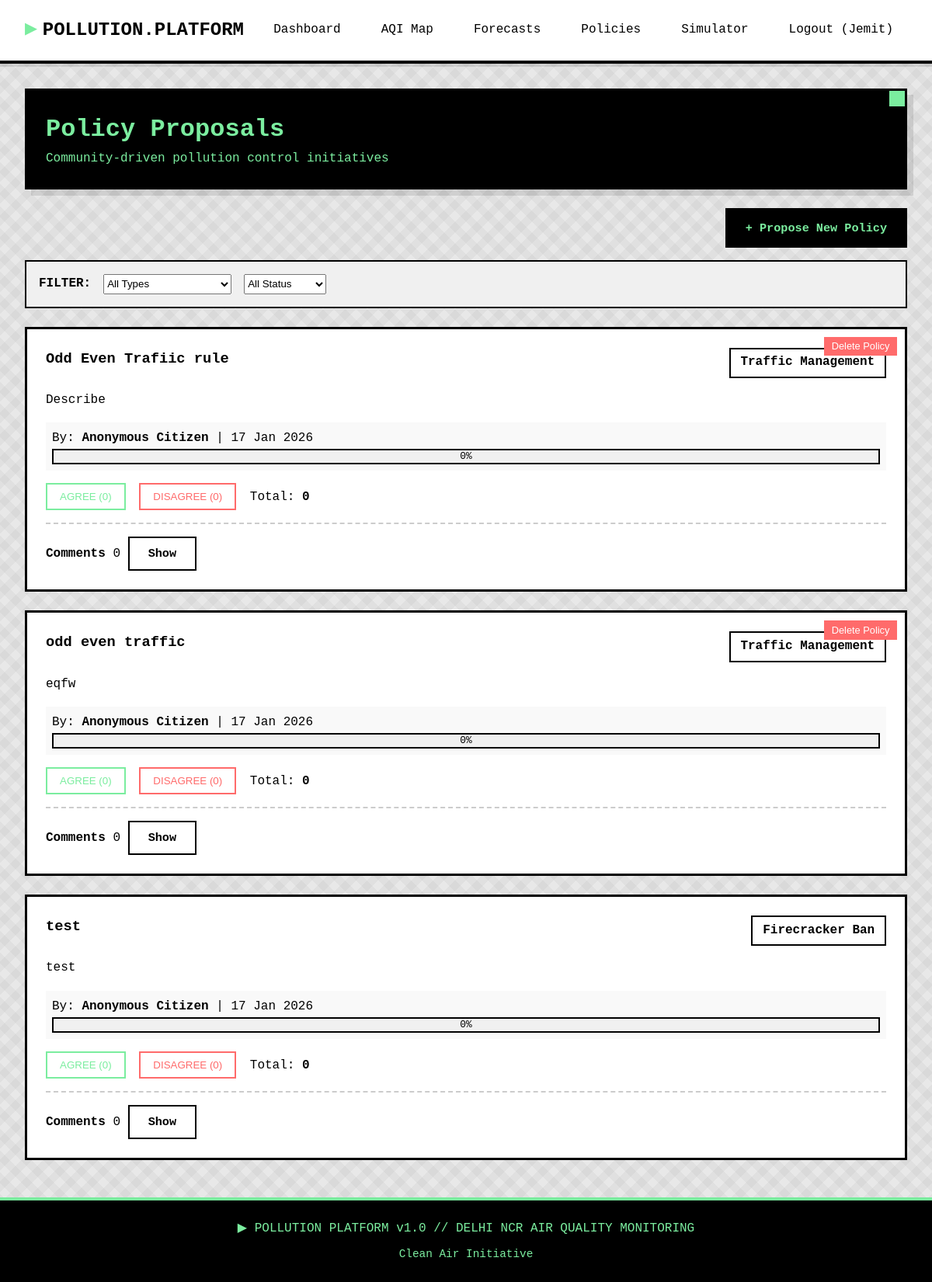
Screenshot of /policies/ (signed in) with the database file from the repository.
### main/models.py (models this page shows, shortened)
class Policy(models.Model):
    POLICY_TYPES = [
        ('TRAFFIC', 'Traffic Management'),
        ('INDUSTRY', 'Industrial Control'),
        ('CONSTRUCTION', 'Construction Regulation'),
        ('FIRECRACKER', 'Firecracker Ban'),
        ('CROP_BURNING', 'Crop Burning Control'),
        ('OTHER', 'Other'),
    ]
    STATUS_CHOICES = [
        ('PROPOSED', 'Proposed'),
        ('UNDER_REVIEW', 'Under Review'),
        ('IMPLEMENTED', 'Implemented'),
        ('REJECTED', 'Rejected'),
    ]
    title = models.CharField(max_length=200)
    description = models.TextField()
    policy_type = models.CharField(max_length=20, choices=POLICY_TYPES)
    proposed_by = models.ForeignKey(User, on_delete=models.CASCADE, related_name='proposed_policies')
    status = models.CharField(max_length=20, choices=STATUS_CHOICES, default='PROPOSED')
    agree_count = models.IntegerField(default=0)
    disagree_count = models.IntegerField(default=0)
    created_at = models.DateTimeField(auto_now_add=True)
    updated_at = models.DateTimeField(auto_now=True)
    class Meta:
        ordering = ['-created_at']
    @property
    def total_votes(self):
        return self.agree_count + self.disagree_count
    @property
    def agreement_percentage(self):
        if self.total_votes == 0:
            return 0
        return round((self.agree_count / self.total_votes) * 100, 1)

### main/views.py (the view)
# urls.py: path('policies/', views.policies, name='policies'),
@login_required
def policies(request):
    policy_type = request.GET.get('type', '')
    status = request.GET.get('status', '')
    policies_list = Policy.objects.prefetch_related('comments', 'comments__user').all()
    if policy_type:
        policies_list = policies_list.filter(policy_type=policy_type)
    if status:
        policies_list = policies_list.filter(status=status)
    user_votes = {}
    if request.user.is_authenticated:
        votes = PolicyVote.objects.filter(user=request.user)
        user_votes = {vote.policy_id: vote.vote for vote in votes}
    context = {
        'policies': policies_list,
        'user_votes': user_votes,
        'policy_types': Policy.POLICY_TYPES,
        'selected_type': policy_type,
        'selected_status': status,
    }
    return render(request, 'policies.html', context)

### main/templatetags/custom_filters.py (called while the page is built)
@register.filter
def get_item(dictionary, key):
    if dictionary is None:
        return None
    return dictionary.get(key)

### main/templates/policies.html (shortened to what this page needs)
{% extends 'base.html' %}
{% load custom_filters %}
{% block content %}
<div class="card" style="background:#000;color:#7bed9f;"><h1>Policy Proposals</h1><p>Community-driven pollution control initiatives</p></div>
<div style="text-align:right;margin:1rem 0;"><a href="{% url 'create_policy' %}" class="btn">+ Propose New Policy</a></div>
<div class="filter-bar"><b>FILTER:</b>
<form method="get" style="display:flex;gap:1rem;flex:1;">
<select name="type" onchange="this.form.submit()"><option value="">All Types</option>{% for pt in policy_types %}<option value="{{ pt.0 }}" {% if selected_type == pt.0 %}selected{% endif %}>{{ pt.1 }}</option>{% endfor %}</select>
<select name="status" onchange="this.form.submit()"><option value="">All Status</option></select>
</form></div>
{% for policy in policies %}
<div class="policy-card" data-policy-id="{{ policy.id }}">
{% if policy.proposed_by == request.user %}<button class="delete-btn delete-policy-btn" onclick="deletePolicy({{ policy.id }})">Delete Policy</button>{% endif %}
<div class="policy-header"><h3>{{ policy.title }}</h3><span class="aqi-badge">{{ policy.get_policy_type_display }}</span></div>
<p>{{ policy.description }}</p>
<div style="background:#f9f9f9;padding:0.5rem;margin:1rem 0;">
<span>By: <b>Anonymous Citizen</b></span> | <span>{{ policy.created_at|date:"d M Y" }}</span>
<div class="progress-bar"><div class="progress-fill" style="width:{{ policy.agreement_percentage }}%"></div><div class="progress-text">{{ policy.agreement_percentage }}%</div></div>
</div>
<div>
<button class="vote-btn agree {% if user_votes|get_item:policy.id == 'AGREE' %}active{% endif %}" onclick="vote({{ policy.id }},'AGREE')">AGREE (<span class="agree-count">{{ policy.agree_count }}</span>)</button>
<button class="vote-btn disagree {% if user_votes|get_item:policy.id == 'DISAGREE' %}active{% endif %}" onclick="vote({{ policy.id }},'DISAGREE')">DISAGREE (<span class="disagree-count">{{ policy.disagree_count }}</span>)</button>
<span>Total: <b class="total-votes">{{ policy.total_votes }}</b></span>
</div>
<div class="comments-section"><b>Comments</b> <span class="comment-count-{{ policy.id }}">{{ policy.comments.count }}</span> <button class="btn btn-secondary" onclick="toggleComments({{ policy.id }})">Show</button>
</div>
</div>
{% empty %}<div class="card">No policies found.</div>{% endfor %}
{% endblock %}

### main/templates/base.html (shortened to what this page needs)
<!DOCTYPE html>
<html lang="en">
<head>
</head>
<body>
    <header>
        <div class="header-content">
            <a href="{% url 'home' %}" class="logo">POLLUTION.PLATFORM</a>
            <nav>
                {% if user.is_authenticated %}
                    <a href="{% url 'dashboard' %}" class="nav-link">Dashboard</a>
                    <a href="{% url 'aqi_map' %}" class="nav-link">AQI Map</a>
                    <a href="{% url 'forecasts' %}" class="nav-link">Forecasts</a>
                    <a href="{% url 'policies' %}" class="nav-link">Policies</a>
                    <a href="{% url 'policy_simulation' %}" class="nav-link">Simulator</a>
                    <a href="{% url 'logout' %}" class="nav-link">Logout ({{ user.username }})</a>
                {% else %}
                    <a href="{% url 'login' %}" class="nav-link">Login</a>
                    <a href="{% url 'register' %}" class="nav-link">Register</a>
                {% endif %}
            </nav>
        </div>
    </header>
    <div class="container">
        {% block content %}{% endblock %}
    </div>
    <footer>
        <p>▶ POLLUTION PLATFORM v1.0 // DELHI NCR AIR QUALITY MONITORING</p>
        <p style="margin-top: 0.5rem; font-size: 0.9rem;">Clean Air Initiative</p>
    </footer>
</body>
</html>

### main/templates/base.html (style rules this page uses)
* { margin: 0; padding: 0; box-sizing: border-box; }
body { font-family: 'Courier New', monospace; background: #e8e8e8; color: #000; line-height: 1.6; }
body::before { content: ''; position: fixed; top: 0; left: 0; width: 100%; height: 100%; background-image: repeating-linear-gradient(45deg, transparent, transparent 10px, rgba(0,0,0,.03) 10px, rgba(0,0,0,.03) 20px), repeating-linear-gradient(-45deg, transparent, transparent 10px, rgba(0,0,0,.03) 10px, rgba(0,0,0,.03) 20px); pointer-events: none; z-index: -1; }
header { background: #fff; border-bottom: 4px solid #000; padding: 1rem 2rem; box-shadow: 0 4px 0 rgba(0,0,0,0.1); }
.header-content { max-width: 1400px; margin: 0 auto; display: flex; justify-content: space-between; align-items: center; }
.logo { font-size: 1.5rem; font-weight: bold; color: #000; text-decoration: none; display: flex; align-items: center; gap: 0.5rem; }
.logo::before { content: '▶'; color: #7bed9f; font-size: 1.2rem; }
nav { display: flex; gap: 1rem; align-items: center; }
.nav-link { text-decoration: none; color: #000; padding: 0.5rem 1rem; border: 2px solid transparent; transition: all 0.2s; font-weight: 500; }
.container { max-width: 1400px; margin: 2rem auto; padding: 0 2rem; }
.card { background: #fff; border: 3px solid #000; padding: 1.5rem; margin-bottom: 1.5rem; box-shadow: 8px 8px 0 rgba(0,0,0,0.1); position: relative; }
.card::before { content: ''; position: absolute; top: -3px; right: -3px; width: 20px; height: 20px; background: #7bed9f; border: 3px solid #000; }
.btn { display: inline-block; padding: 0.7rem 1.5rem; background: #000; color: #7bed9f; border: 2px solid #000; font-family: 'Courier New', monospace; font-weight: bold; text-decoration: none; cursor: pointer; transition: all 0.2s; font-size: 0.95rem; }
.btn-secondary { background: #fff; color: #000; border: 2px solid #000; }
.aqi-badge { display: inline-block; padding: 0.3rem 0.8rem; font-weight: bold; border: 2px solid #000; background: #fff; }
footer { background: #000; color: #7bed9f; text-align: center; padding: 1.5rem; margin-top: 3rem; border-top: 4px solid #7bed9f; }

### main/templates/policies.html (style rules this page uses)
.policy-card { background:#fff;border:3px solid #000;padding:1.5rem;margin-bottom:1.5rem;position:relative }
.policy-header { display:flex;justify-content:space-between;align-items:start;margin-bottom:1rem }
.vote-btn { padding:0.5rem 1rem;border:2px solid #000;background:#fff;cursor:pointer;margin-right:0.5rem }
.vote-btn.agree { color:#7bed9f;border-color:#7bed9f }
.vote-btn.disagree { color:#ff6b6b;border-color:#ff6b6b }
.filter-bar { background:#f0f0f0;border:2px solid #000;padding:1rem;margin-bottom:1.5rem;display:flex;gap:1rem }
.progress-bar { width:100%;height:20px;background:#f0f0f0;border:2px solid #000;position:relative }
.progress-text { position:absolute;top:50%;left:50%;transform:translate(-50%,-50%);font-size:0.8rem }
.comments-section { margin-top:1rem;padding-top:1rem;border-top:2px dashed #ccc }
.delete-btn { background:#ff6b6b;color:#fff;border:none;padding:0.3rem 0.6rem;cursor:pointer;font-size:0.8rem }
.delete-policy-btn { position:absolute;top:10px;right:10px }

### rows the page displays
Policy: title "Odd Even Trafiic rule", policy_type "Traffic Management", description "Describe", created_at "17 Jan 2026", agreement_percentage "0", agree_count "0", disagree_count "0", total_votes "0", comments.count "0"
Policy: title "odd even traffic", policy_type "Traffic Management", description "eqfw", created_at "17 Jan 2026", agreement_percentage "0", agree_count "0", disagree_count "0", total_votes "0", comments.count "0"
Policy: title "test", policy_type "Firecracker Ban", description "test", created_at "17 Jan 2026", agreement_percentage "0", agree_count "0", disagree_count "0", total_votes "0", comments.count "0"

### other values shown
{{ user.username }} "Jemit"
